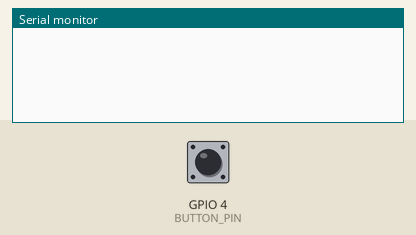
Recording of a sketch running on a simulated ESP32. On the bench: the last lines printed to the serial monitor. The test bench sets the inputs (shaded band); at power-on: GPIO 4 (BUTTON_PIN) LOW.

Above: at 1.2 s.
1.3 s: GPIO 4 (BUTTON_PIN) pulled HIGH for 0.15 s
At 2.4 s:
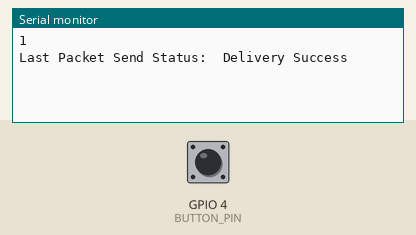
2.9 s: GPIO 4 (BUTTON_PIN) pulled HIGH for 1 s
At 3.6 s:
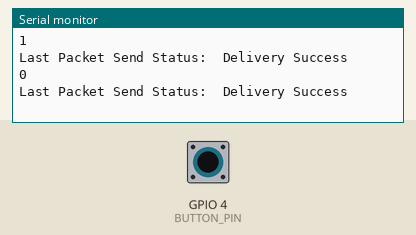

The sketch:

espnow_led_trans.ino
```cpp
#include <esp_now.h>
#include <WiFi.h>

#define BUTTON_PIN 4 // Pin del botón

uint8_t broadcastAddress[] = {0x0C, 0xB8, 0x15, 0xD7, 0xE5, 0x38}; // Dirección MAC del receptor

volatile bool ledState = false;

// Estructura de mensaje para enviar datos
typedef struct struct_message {
  bool ledState;
} struct_message;

struct_message myData;

esp_now_peer_info_t peerInfo;

// Callback cuando se envían los datos
void OnDataSent(const uint8_t *mac_addr, esp_now_send_status_t status) {
  Serial.print("\r\nLast Packet Send Status:\t");
  Serial.println(status == ESP_NOW_SEND_SUCCESS ? "Delivery Success" : "Delivery Fail");
}

// Manejador de la interrupción del botón
void IRAM_ATTR handleButtonPress() {
  ledState = !ledState;
  myData.ledState = ledState;
  esp_now_send(broadcastAddress, (uint8_t *) &myData, sizeof(myData));
  Serial.println(ledState);
}

void setup() {
  // Inicializar el monitor serie
  Serial.begin(115200);

  // Configurar el pin del botón como entrada con resistencia pull-down
  pinMode(BUTTON_PIN, INPUT_PULLDOWN);
  attachInterrupt(digitalPinToInterrupt(BUTTON_PIN), handleButtonPress, RISING);

  // Configurar el dispositivo como una estación Wi-Fi
  WiFi.mode(WIFI_STA);

  // Inicializar ESP-NOW
  if (esp_now_init() != ESP_OK) {
    Serial.println("Error initializing ESP-NOW");
    return;
  }

  // Registrar el callback para el estado de envío
  esp_now_register_send_cb(OnDataSent);

  // Registrar el peer
  memcpy(peerInfo.peer_addr, broadcastAddress, 6);
  peerInfo.channel = 0;
  peerInfo.encrypt = false;

  // Agregar el peer
  if (esp_now_add_peer(&peerInfo) != ESP_OK) {
    Serial.println("Failed to add peer");
    return;
  }
}

void loop() {
  // El loop se mantiene vacío ya que el manejo del botón se realiza con interrupciones
}
```

Measured:
- after the input at 1.3 s, the serial monitor: prints a new line at once (image 1)
- after the input at 2.9 s, the serial monitor: prints a new line at once (image 2)
